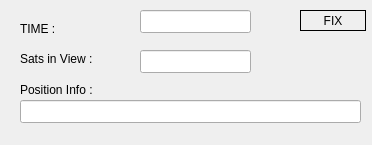
<?xml version="1.0" encoding="UTF-8"?>
<ui version="4.0">
 <class>GPSInfoDialog</class>
 <widget class="QDialog" name="GPSInfoDialog">
  <property name="geometry">
   <rect>
    <x>0</x>
    <y>0</y>
    <width>372</width>
    <height>145</height>
   </rect>
  </property>
  <property name="windowTitle">
   <string>GPS Info</string>
  </property>
  <widget class="QLabel" name="label">
   <property name="geometry">
    <rect>
     <x>20</x>
     <y>20</y>
     <width>81</width>
     <height>17</height>
    </rect>
   </property>
   <property name="text">
    <string>TIME :</string>
   </property>
  </widget>
  <widget class="QLineEdit" name="gpsPortLE">
   <property name="geometry">
    <rect>
     <x>140</x>
     <y>10</y>
     <width>111</width>
     <height>23</height>
    </rect>
   </property>
  </widget>
  <widget class="QLabel" name="FixLabel">
   <property name="geometry">
    <rect>
     <x>300</x>
     <y>10</y>
     <width>66</width>
     <height>21</height>
    </rect>
   </property>
   <property name="frameShape">
    <enum>QFrame::Box</enum>
   </property>
   <property name="text">
    <string>FIX</string>
   </property>
   <property name="alignment">
    <set>Qt::AlignCenter</set>
   </property>
  </widget>
  <widget class="QLabel" name="label_2">
   <property name="geometry">
    <rect>
     <x>20</x>
     <y>50</y>
     <width>101</width>
     <height>17</height>
    </rect>
   </property>
   <property name="text">
    <string>Sats in View :</string>
   </property>
  </widget>
  <widget class="QLineEdit" name="nSatsLE">
   <property name="geometry">
    <rect>
     <x>140</x>
     <y>50</y>
     <width>111</width>
     <height>23</height>
    </rect>
   </property>
  </widget>
  <widget class="QLineEdit" name="posLE">
   <property name="geometry">
    <rect>
     <x>20</x>
     <y>100</y>
     <width>341</width>
     <height>23</height>
    </rect>
   </property>
  </widget>
  <widget class="QLabel" name="label_3">
   <property name="geometry">
    <rect>
     <x>20</x>
     <y>80</y>
     <width>111</width>
     <height>20</height>
    </rect>
   </property>
   <property name="text">
    <string>Position Info : </string>
   </property>
  </widget>
 </widget>
 <resources/>
 <connections/>
</ui>
